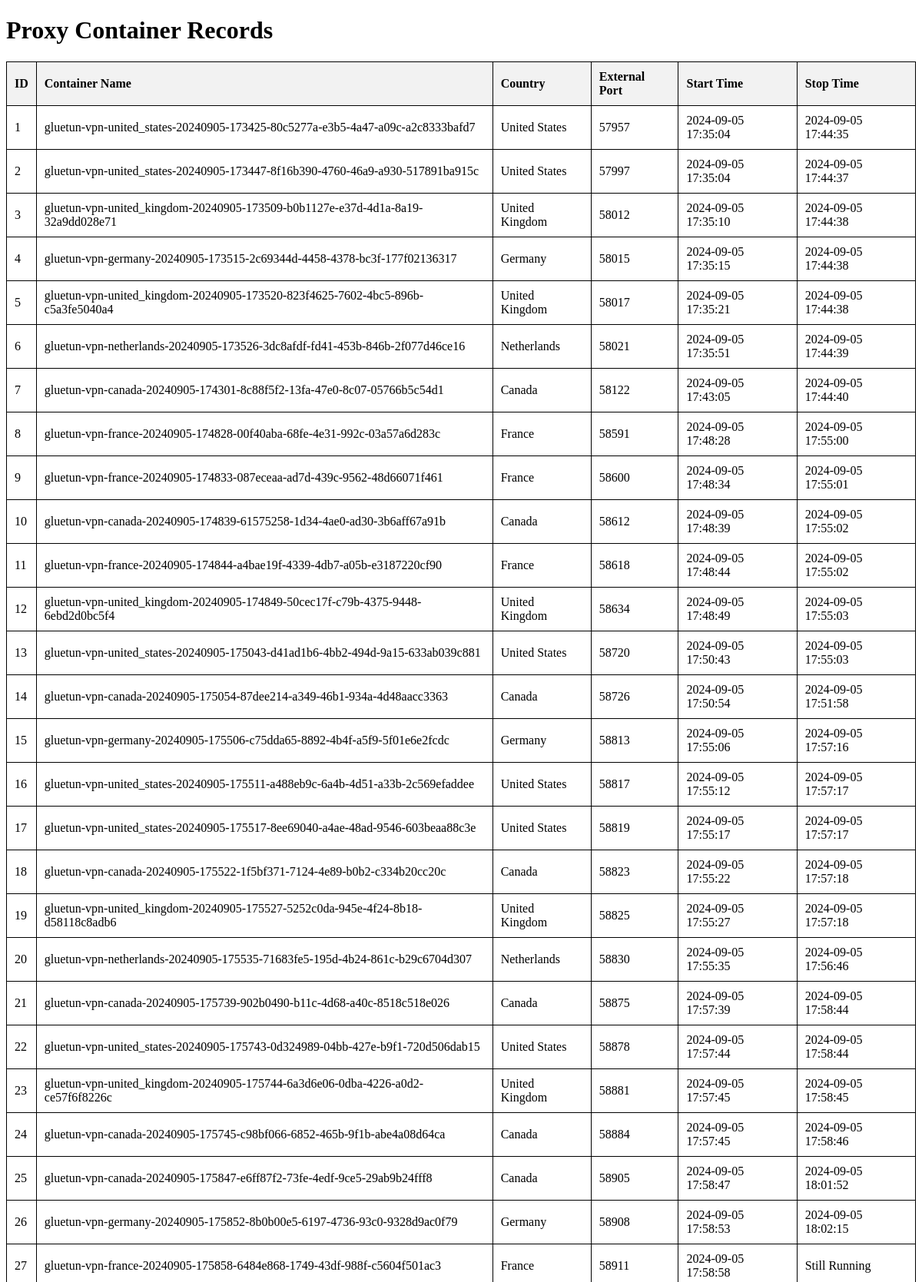
The page /list-container-records (upper part) on the database its author committed.
### tables this page shows
CREATE TABLE proxy_containers (
                        id INTEGER PRIMARY KEY AUTOINCREMENT,
                        container_name TEXT,
                        country TEXT,
                        external_port INTEGER,
                        start_time TEXT,
                        stop_time TEXT  -- This will be NULL initially and updated when container stops
                      );

### app.py (the view)
@app.route('/list-container-records', methods=['GET'])
def list_container_records():
    conn = sqlite3.connect(DB_PATH)
    cursor = conn.cursor()
    cursor.execute('''SELECT * FROM proxy_containers''')
    containers = cursor.fetchall()
    conn.close()
    return render_template('list_container_records.html', containers=containers)

### templates/list_container_records.html (shortened to what this page needs)
<!DOCTYPE html>
<html lang="en">
<head>
</head>
<body>
    <h1>Proxy Container Records</h1>
    <table>
        <thead>
            <tr>
                <th>ID</th>
                <th>Container Name</th>
                <th>Country</th>
                <th>External Port</th>
                <th>Start Time</th>
                <th>Stop Time</th>
            </tr>
        </thead>
        <tbody>
            {% for container in containers %}
            <tr>
                <td>{{ container[0] }}</td>
                <td>{{ container[1] }}</td>
                <td>{{ container[2] }}</td>
                <td>{{ container[3] }}</td>
                <td>{{ container[4] }}</td>
                <td>{{ container[5] or "Still Running" }}</td>
            </tr>
            {% endfor %}
        </tbody>
    </table>
</body>
</html>

### templates/list_container_records.html (style rules this page uses)
table { width: 100%; border-collapse: collapse; }
table, th, td { border: 1px solid black; }
th, td { padding: 10px; text-align: left; }
th { background-color: #f2f2f2; }

### rows shown on the page
proxy_containers: id "1", container_name "gluetun-vpn-united_states-20240905-173425-80c5277a-e3b5-4a47-a09c-a2c8333bafd7", country "United States", external_port "57957", start_time "2024-09-05 17:35:04", stop_time "2024-09-05 17:44:35"
proxy_containers: id "2", container_name "gluetun-vpn-united_states-20240905-173447-8f16b390-4760-46a9-a930-517891ba915c", country "United States", external_port "57997", start_time "2024-09-05 17:35:04", stop_time "2024-09-05 17:44:37"
proxy_containers: id "3", container_name "gluetun-vpn-united_kingdom-20240905-173509-b0b1127e-e37d-4d1a-8a19-32a9dd028e71", country "United Kingdom", external_port "58012", start_time "2024-09-05 17:35:10", stop_time "2024-09-05 17:44:38"
proxy_containers: id "4", container_name "gluetun-vpn-germany-20240905-173515-2c69344d-4458-4378-bc3f-177f02136317", country "Germany", external_port "58015", start_time "2024-09-05 17:35:15", stop_time "2024-09-05 17:44:38"
proxy_containers: id "5", container_name "gluetun-vpn-united_kingdom-20240905-173520-823f4625-7602-4bc5-896b-c5a3fe5040a4", country "United Kingdom", external_port "58017", start_time "2024-09-05 17:35:21", stop_time "2024-09-05 17:44:38"
proxy_containers: id "6", container_name "gluetun-vpn-netherlands-20240905-173526-3dc8afdf-fd41-453b-846b-2f077d46ce16", country "Netherlands", external_port "58021", start_time "2024-09-05 17:35:51", stop_time "2024-09-05 17:44:39"
proxy_containers: id "7", container_name "gluetun-vpn-canada-20240905-174301-8c88f5f2-13fa-47e0-8c07-05766b5c54d1", country "Canada", external_port "58122", start_time "2024-09-05 17:43:05", stop_time "2024-09-05 17:44:40"
proxy_containers: id "8", container_name "gluetun-vpn-france-20240905-174828-00f40aba-68fe-4e31-992c-03a57a6d283c", country "France", external_port "58591", start_time "2024-09-05 17:48:28", stop_time "2024-09-05 17:55:00"
proxy_containers: id "9", container_name "gluetun-vpn-france-20240905-174833-087eceaa-ad7d-439c-9562-48d66071f461", country "France", external_port "58600", start_time "2024-09-05 17:48:34", stop_time "2024-09-05 17:55:01"
proxy_containers: id "10", container_name "gluetun-vpn-canada-20240905-174839-61575258-1d34-4ae0-ad30-3b6aff67a91b", country "Canada", external_port "58612", start_time "2024-09-05 17:48:39", stop_time "2024-09-05 17:55:02"
proxy_containers: id "11", container_name "gluetun-vpn-france-20240905-174844-a4bae19f-4339-4db7-a05b-e3187220cf90", country "France", external_port "58618", start_time "2024-09-05 17:48:44", stop_time "2024-09-05 17:55:02"
proxy_containers: id "12", container_name "gluetun-vpn-united_kingdom-20240905-174849-50cec17f-c79b-4375-9448-6ebd2d0bc5f4", country "United Kingdom", external_port "58634", start_time "2024-09-05 17:48:49", stop_time "2024-09-05 17:55:03"
proxy_containers: id "13", container_name "gluetun-vpn-united_states-20240905-175043-d41ad1b6-4bb2-494d-9a15-633ab039c881", country "United States", external_port "58720", start_time "2024-09-05 17:50:43", stop_time "2024-09-05 17:55:03"
proxy_containers: id "14", container_name "gluetun-vpn-canada-20240905-175054-87dee214-a349-46b1-934a-4d48aacc3363", country "Canada", external_port "58726", start_time "2024-09-05 17:50:54", stop_time "2024-09-05 17:51:58"
proxy_containers: id "15", container_name "gluetun-vpn-germany-20240905-175506-c75dda65-8892-4b4f-a5f9-5f01e6e2fcdc", country "Germany", external_port "58813", start_time "2024-09-05 17:55:06", stop_time "2024-09-05 17:57:16"
proxy_containers: id "16", container_name "gluetun-vpn-united_states-20240905-175511-a488eb9c-6a4b-4d51-a33b-2c569efaddee", country "United States", external_port "58817", start_time "2024-09-05 17:55:12", stop_time "2024-09-05 17:57:17"
proxy_containers: id "17", container_name "gluetun-vpn-united_states-20240905-175517-8ee69040-a4ae-48ad-9546-603beaa88c3e", country "United States", external_port "58819", start_time "2024-09-05 17:55:17", stop_time "2024-09-05 17:57:17"
proxy_containers: id "18", container_name "gluetun-vpn-canada-20240905-175522-1f5bf371-7124-4e89-b0b2-c334b20cc20c", country "Canada", external_port "58823", start_time "2024-09-05 17:55:22", stop_time "2024-09-05 17:57:18"
proxy_containers: id "19", container_name "gluetun-vpn-united_kingdom-20240905-175527-5252c0da-945e-4f24-8b18-d58118c8adb6", country "United Kingdom", external_port "58825", start_time "2024-09-05 17:55:27", stop_time "2024-09-05 17:57:18"
proxy_containers: id "20", container_name "gluetun-vpn-netherlands-20240905-175535-71683fe5-195d-4b24-861c-b29c6704d307", country "Netherlands", external_port "58830", start_time "2024-09-05 17:55:35", stop_time "2024-09-05 17:56:46"
proxy_containers: id "21", container_name "gluetun-vpn-canada-20240905-175739-902b0490-b11c-4d68-a40c-8518c518e026", country "Canada", external_port "58875", start_time "2024-09-05 17:57:39", stop_time "2024-09-05 17:58:44"
proxy_containers: id "22", container_name "gluetun-vpn-united_states-20240905-175743-0d324989-04bb-427e-b9f1-720d506dab15", country "United States", external_port "58878", start_time "2024-09-05 17:57:44", stop_time "2024-09-05 17:58:44"
proxy_containers: id "23", container_name "gluetun-vpn-united_kingdom-20240905-175744-6a3d6e06-0dba-4226-a0d2-ce57f6f8226c", country "United Kingdom", external_port "58881", start_time "2024-09-05 17:57:45", stop_time "2024-09-05 17:58:45"
proxy_containers: id "24", container_name "gluetun-vpn-canada-20240905-175745-c98bf066-6852-465b-9f1b-abe4a08d64ca", country "Canada", external_port "58884", start_time "2024-09-05 17:57:45", stop_time "2024-09-05 17:58:46"
proxy_containers: id "25", container_name "gluetun-vpn-canada-20240905-175847-e6ff87f2-73fe-4edf-9ce5-29ab9b24fff8", country "Canada", external_port "58905", start_time "2024-09-05 17:58:47", stop_time "2024-09-05 18:01:52"
proxy_containers: id "26", container_name "gluetun-vpn-germany-20240905-175852-8b0b00e5-6197-4736-93c0-9328d9ac0f79", country "Germany", external_port "58908", start_time "2024-09-05 17:58:53", stop_time "2024-09-05 18:02:15"
proxy_containers: id "27", container_name "gluetun-vpn-france-20240905-175858-6484e868-1749-43df-988f-c5604f501ac3", country "France", external_port "58911", start_time "2024-09-05 17:58:58", container "Still Running"
